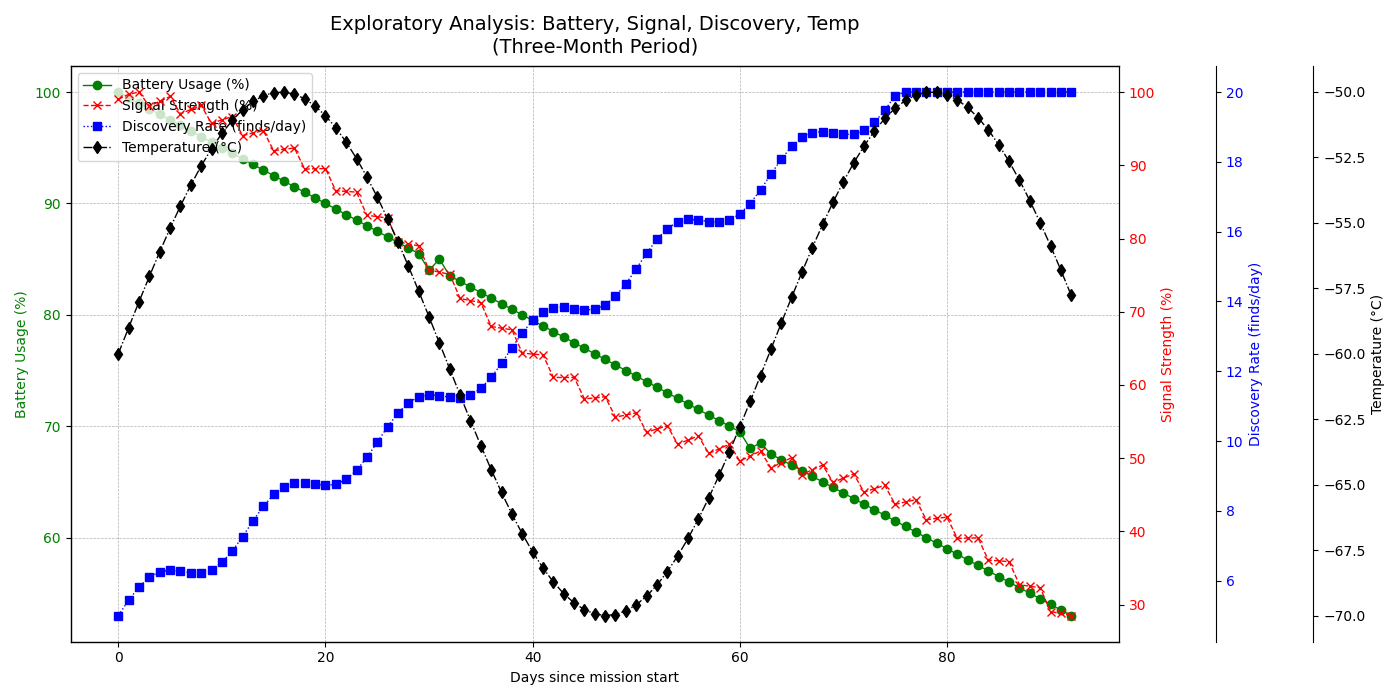

The script that drew this image:
import numpy as np
import matplotlib.pyplot as plt

days = np.arange(0, 93, 1)

# Manually shuffled values in the battery_usage dataset
battery_usage = np.array([100, 99.5, 99, 98.5, 98, 97.5, 97, 96.5, 96, 95.5, 95, 94.5, 
                          94, 93.5, 93, 92.5, 92, 91.5, 91, 90.5, 90, 89.5, 89, 88.5, 88, 
                          87.5, 87, 86.5, 86, 85.5, 84, 85, 83.5, 83, 82.5, 82, 81.5, 81, 
                          80.5, 80, 79.5, 79, 78.5, 78, 77.5, 77, 76.5, 76, 75.5, 75, 74.5, 
                          74, 73.5, 73, 72.5, 72, 71.5, 71, 70.5, 70, 69.5, 68, 68.5, 67.5, 
                          67, 66.5, 66, 65.5, 65, 64.5, 64, 63.5, 63, 62.5, 62, 61.5, 61, 
                          60.5, 60, 59.5, 59, 58.5, 58, 57.5, 57, 56.5, 56, 55.5, 55, 54.5, 
                          54, 53.5, 53])

# Manually modified values in the signal_strength dataset
signal_strength = np.clip(100 - (0.8 * days) + 5*np.sin(0.1*days) + (days % 3 - 1), 0, 100)

# No alteration in the discovery_rate to keep its sequence unchanged
discovery_rate = np.clip(5 + 0.2 * days + 0.5*np.sin(0.5*days), 0, 20)

# No alteration in the temperature_readings to maintain its integrity
temperature_readings = -60 + 10*np.sin(0.1*days)

fig, ax1 = plt.subplots(figsize=(14, 7))

ax1.plot(days, battery_usage, 'o-', color='green', label='Battery Usage (%)', linewidth=1)
ax1.set_xlabel('Days since mission start', fontsize=10)
ax1.set_ylabel('Battery Usage (%)', color='green', fontsize=10)
ax1.tick_params(axis='y', labelcolor='green')

ax2 = ax1.twinx()
ax2.plot(days, signal_strength, 'x--', color='red', label='Signal Strength (%)', linewidth=1)
ax2.set_ylabel('Signal Strength (%)', color='red', fontsize=10)
ax2.tick_params(axis='y', labelcolor='red')

ax3 = ax1.twinx()
ax3.spines['right'].set_position(('outward', 70))
ax3.plot(days, discovery_rate, 's:', color='blue', label='Discovery Rate (finds/day)', linewidth=1)
ax3.set_ylabel('Discovery Rate (finds/day)', color='blue', fontsize=10)
ax3.tick_params(axis='y', labelcolor='blue')

ax4 = ax1.twinx()
ax4.spines['right'].set_position(('outward', 140))
ax4.plot(days, temperature_readings, 'd-.', color='black', label='Temperature (°C)', linewidth=1)
ax4.set_ylabel('Temperature (°C)', color='black', fontsize=10)
ax4.tick_params(axis='y', labelcolor='black')

lines1, labels1 = ax1.get_legend_handles_labels()
lines2, labels2 = ax2.get_legend_handles_labels()
lines3, labels3 = ax3.get_legend_handles_labels()
lines4, labels4 = ax4.get_legend_handles_labels()

ax1.legend(lines1 + lines2 + lines3 + lines4, labels1 + labels2 + labels3 + labels4, loc='upper left', fontsize=10)

ax1.grid(True, linestyle='--', linewidth=0.5)
plt.title('Exploratory Analysis: Battery, Signal, Discovery, Temp\n(Three-Month Period)', fontsize=14, fontweight='normal', pad=10)

plt.tight_layout()
plt.show()
